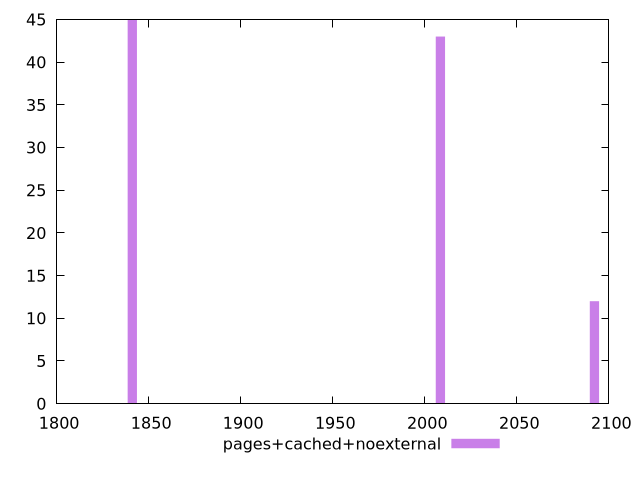

This figure's gnuplot source:
$_pagesCachedNoexternal <<EOF
1841.098286907206 45
2008.4708584442246 43
2092.1571442127342 12
EOF
$_pagesCachedNoexternalNojs <<EOF
EOF
set key outside below
set terminal pngcairo
set output "report_00006_2020-11-02T20-21-41.718Z/metrics/metrics_pages+cached+noexternal_pages+cached+noexternal+nojs+hist.png"
set boxwidth 5.0211771461105625
set style fill transparent solid 0.5 noborder
set yrange [0:45]
plot $_pagesCachedNoexternal title "pages+cached+noexternal" with boxes ,$_pagesCachedNoexternalNojs title "pages+cached+noexternal+nojs" with boxes ,
